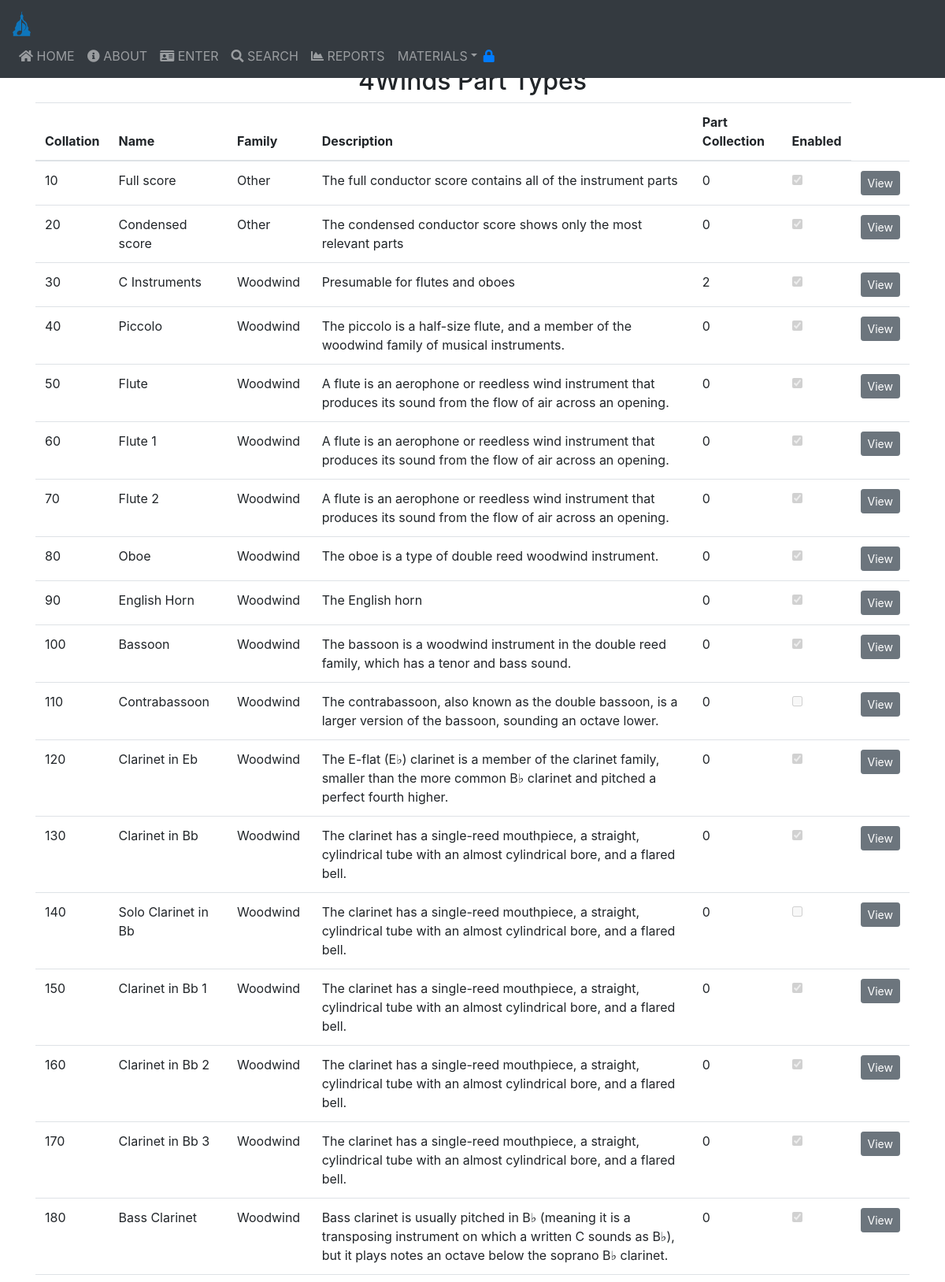
The page /list_parttypes.php (upper part) on the database its author committed.
### tables this page shows
CREATE TABLE `part_types` (
  `id_part_type` int(10) UNSIGNED NOT NULL COMMENT 'The ID of this part type.',
  `collation` int(10) UNSIGNED NOT NULL COMMENT 'Orchestra score order',
  `name` varchar(255) NOT NULL DEFAULT '' COMMENT 'The name of the type of part, for example Trumpet 1',
  `description` varchar(2048) DEFAULT NULL COMMENT 'Longer description of the type of part',
  `family` varchar(128) NOT NULL COMMENT 'Woodwind, brass, percussion, strings, etc.',
  `is_part_collection` int(10) UNSIGNED DEFAULT NULL COMMENT 'If this part is more than one instrument this is the ID of the collection',
  `enabled` int(11) UNSIGNED NOT NULL DEFAULT 0 COMMENT 'Set to 1 to enable this part type'
);

### list_parttypes.php (the view, shortened to what this page needs)
<?php
  require_once("includes/header.php");
?>
<body>
<?php
  require_once("includes/navbar.php");
?>
    <br />
    <div class="container">
        <h2 align="center"><?php echo ORGNAME ?> Part Types</h2>
        <div id="part_type_table">
        <?php
        echo '            <div class="panel panel-default">
               <div class="table-repsonsive">
                    <table class="table table-hover">
                    <caption class="title">Available part types</caption>
                    <thead>
                    <tr>
                        <th>Collation</th>
                        <th>Name</th>
                        <th>Family</th>
                        <th>Description</th>
                        <th>Part Collection</th>
                        <th>Enabled</th>
                    </tr>
                    </thead>
                    <tbody>';
        $f_link = f_sqlConnect(DB_HOST, DB_USER, DB_PASS, DB_NAME);
        $sql = "SELECT * FROM part_types ORDER BY collation;";
        $res = mysqli_query($f_link, $sql) or die('Error: ' . mysqli_error($f_link));
        while ($rowList = mysqli_fetch_array($res)) {
            $id_part_type = $rowList['id_part_type'];
            $collation = $rowList['collation'];
            $name = $rowList['name'];
            $family = $rowList['family'];
            $description = $rowList['description'];
            $is_part_collection = $rowList['is_part_collection'];
            $enabled = $rowList['enabled'];
            echo '<tr>
                        <td>'.$collation.'</td>
                        <td>'.$name.'</td>
                        <td>'.$family.'</td>
                        <td>'.$description.'</td>
                        <td>'.$is_part_collection.'</td>
                        <td><div class="form-check form-switch">
                        <input class="form-check-input" type="checkbox" role="switch" id="typeEnabled" disabled '. (($enabled == 1) ? "checked" : "") .'>
                        </div></td>';
            echo '
                        <td><input type="button" name="view" value="View" id="'.$id_part_type.'" class="btn btn-secondary btn-sm view_data" /></td>
                    </tr>
                    ';
        }
        echo '
                    </tbody>
                    </table>
                </div>
            </div>
           ';
        ?>
    </div>
<?php
  require_once("includes/footer.php");
?>

### includes/header.php (style rules this page uses)
body { padding-top: 60px; }

### rows shown on the page
part_types: collation "10", name "Full score", family "Other", description "The full conductor score contains all of the instrument parts", is_part_collection "0", enabled "☑"
part_types: collation "20", name "Condensed score", family "Other", description "The condensed conductor score shows only the most relevant parts", is_part_collection "0", enabled "☑"
part_types: collation "30", name "C Instruments", family "Woodwind", description "Presumable for flutes and oboes", is_part_collection "2", enabled "☑"
part_types: collation "40", name "Piccolo", family "Woodwind", description "The piccolo is a half-size flute, and a member of the woodwind family of musical instruments.", is_part_collection "0", enabled "☑"
part_types: collation "50", name "Flute", family "Woodwind", description "A flute is an aerophone or reedless wind instrument that produces its sound from the flow of air across an opening.", is_part_collection "0", enabled "☑"
part_types: collation "60", name "Flute 1", family "Woodwind", description "A flute is an aerophone or reedless wind instrument that produces its sound from the flow of air across an opening.", is_part_collection "0", enabled "☑"
part_types: collation "70", name "Flute 2", family "Woodwind", description "A flute is an aerophone or reedless wind instrument that produces its sound from the flow of air across an opening.", is_part_collection "0", enabled "☑"
part_types: collation "80", name "Oboe", family "Woodwind", description "The oboe is a type of double reed woodwind instrument.", is_part_collection "0", enabled "☑"
part_types: collation "90", name "English Horn", family "Woodwind", description "The English horn", is_part_collection "0", enabled "☑"
part_types: collation "100", name "Bassoon", family "Woodwind", description "The bassoon is a woodwind instrument in the double reed family, which has a tenor and bass sound.", is_part_collection "0", enabled "☑"
part_types: collation "110", name "Contrabassoon", family "Woodwind", description "The contrabassoon, also known as the double bassoon, is a larger version of the bassoon, sounding an octave lower.", is_part_collection "0"
part_types: collation "120", name "Clarinet in Eb", family "Woodwind", description "The E-flat (E♭) clarinet is a member of the clarinet family, smaller than the more common B♭ clarinet and pitched a perfect fourth higher.", is_part_collection "0", enabled "☑"
part_types: collation "130", name "Clarinet in Bb", family "Woodwind", description "The clarinet has a single-reed mouthpiece, a straight, cylindrical tube with an almost cylindrical bore, and a flared bell.", is_part_collection "0", enabled "☑"
part_types: collation "140", name "Solo Clarinet in Bb", family "Woodwind", description "The clarinet has a single-reed mouthpiece, a straight, cylindrical tube with an almost cylindrical bore, and a flared bell.", is_part_collection "0"
part_types: collation "150", name "Clarinet in Bb 1", family "Woodwind", description "The clarinet has a single-reed mouthpiece, a straight, cylindrical tube with an almost cylindrical bore, and a flared bell.", is_part_collection "0", enabled "☑"
part_types: collation "160", name "Clarinet in Bb 2", family "Woodwind", description "The clarinet has a single-reed mouthpiece, a straight, cylindrical tube with an almost cylindrical bore, and a flared bell.", is_part_collection "0", enabled "☑"
part_types: collation "170", name "Clarinet in Bb 3", family "Woodwind", description "The clarinet has a single-reed mouthpiece, a straight, cylindrical tube with an almost cylindrical bore, and a flared bell.", is_part_collection "0", enabled "☑"
part_types: collation "180", name "Bass Clarinet", family "Woodwind", description "Bass clarinet is usually pitched in B♭ (meaning it is a transposing instrument on which a written C sounds as B♭), but it plays notes an octave below the soprano B♭ clarinet.", is_part_collection "0", enabled "☑"

### other values the page prints
ORGNAME "4Winds"
